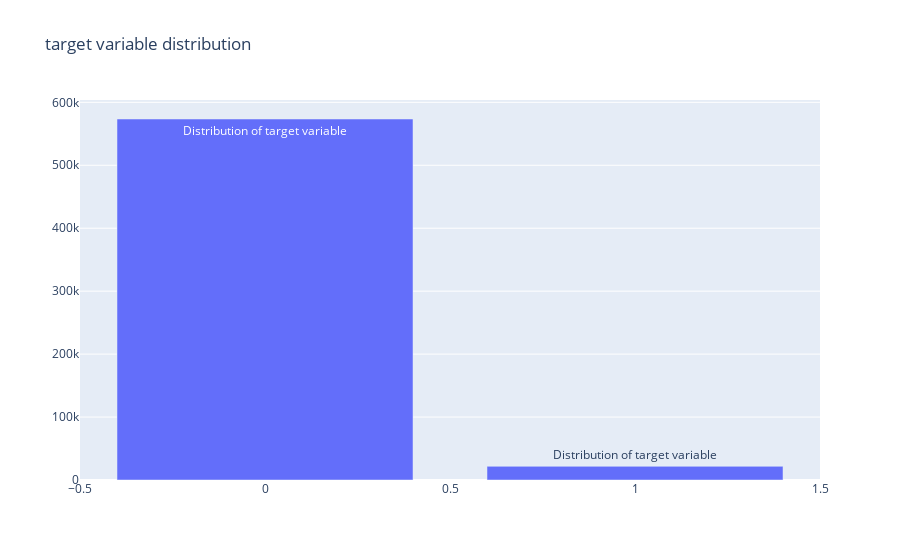

The notebook cell saved with this chart:
### Code cell
barplot_plotly(train)

### Figure 1 — Plotly figure (JSON) as saved in the notebook; plotly's stock layout.template omitted (floating-point values rounded to 4 significant figures)
{"data": [{"text": "Distribution of target variable", "type": "bar", "x": [0, 1], "y": [573518, 21694]}], "layout": {"title": {"text": "target variable distribution"}}}
